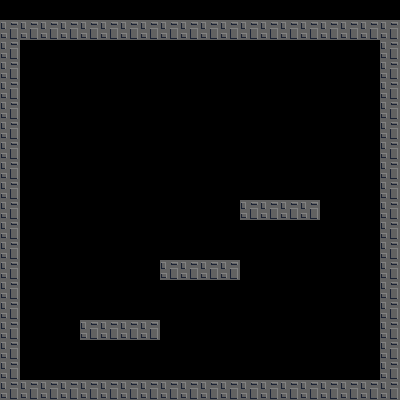

Tiled map render using the project's own tile images. Description and the map definition, with tile-layer contents summarised, below:
An orthogonal 20x20 tile map with 20x20 px tiles, 2 tile layers (bg, tile) and 5 objects (3x bg, start, end).

<map version="1.0" orientation="orthogonal" width="20" height="20" tilewidth="20" tileheight="20">
 <tileset firstgid="1" name="defTile" tilewidth="20" tileheight="20">
  <image source="../img/defTile.png" width="360" height="280" />
  <terraintypes>
   <terrain name="light" tile="-1" />
  </terraintypes>
  <tile id="7" terrain=",0,0," />
  <tile id="8" terrain="0,,,0" />
  <tile id="25" terrain="0,0,," />
  <tile id="26" terrain=",0,,0" />
  <tile id="42" terrain="0,0,0,0" />
  <tile id="43" terrain=",,0,0" />
  <tile id="44" terrain="0,,0," />
  <tile id="59" terrain=",,0," />
  <tile id="60" terrain=",,,0" />
  <tile id="61" terrain=",0,," />
  <tile id="62" terrain="0,,," />
  <tile id="77" terrain="0,0,,0" />
  <tile id="78" terrain="0,0,0," />
  <tile id="79" terrain="0,,0,0" />
  <tile id="80" terrain=",0,0,0" />
 </tileset>
 <layer name="bg" width="20" height="20">
  <data>[400 cells, 0 non-empty, 0 distinct tile ids]</data>
 </layer>
 <layer name="tile" width="20" height="20">
  <data>[400 cells, 86 non-empty, 1 distinct tile ids]</data>
 </layer>
 <objectgroup name="misc" width="20" height="20">
  <object name="start" x="20" y="340" width="40" height="40" />
  <object name="end" x="340" y="340" width="40" height="40" />
 </objectgroup>
 <objectgroup name="enemy" width="20" height="20">
  <object type="bg" x="260" y="160" width="60" height="40" />
  <object type="bg" x="180" y="220" width="60" height="40" />
  <object type="bg" x="80" y="280" width="60" height="40">
   <properties>
    <property name="face" value="right" />
   </properties>
  </object>
 </objectgroup>
</map>